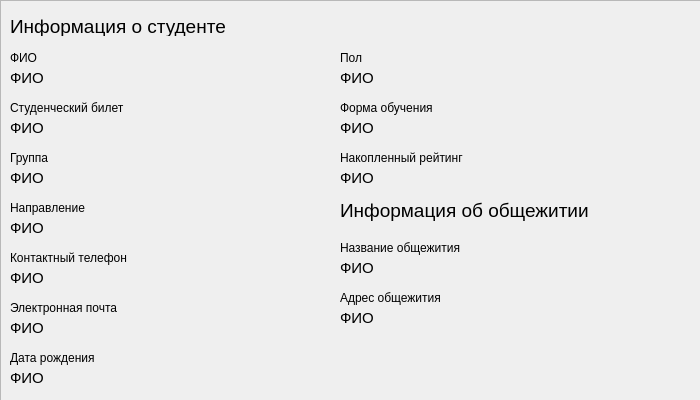
<?xml version="1.0" encoding="UTF-8"?>
<ui version="4.0">
 <class>StudentAccount</class>
 <widget class="QWidget" name="StudentAccount">
  <property name="geometry">
   <rect>
    <x>0</x>
    <y>0</y>
    <width>700</width>
    <height>400</height>
   </rect>
  </property>
  <property name="minimumSize">
   <size>
    <width>700</width>
    <height>400</height>
   </size>
  </property>
  <property name="maximumSize">
   <size>
    <width>700</width>
    <height>400</height>
   </size>
  </property>
  <property name="windowTitle">
   <string>Form</string>
  </property>
  <widget class="QFrame" name="frame">
   <property name="geometry">
    <rect>
     <x>0</x>
     <y>0</y>
     <width>721</width>
     <height>421</height>
    </rect>
   </property>
   <property name="frameShape">
    <enum>QFrame::StyledPanel</enum>
   </property>
   <property name="frameShadow">
    <enum>QFrame::Raised</enum>
   </property>
   <widget class="QLabel" name="label">
    <property name="geometry">
     <rect>
      <x>10</x>
      <y>50</y>
      <width>49</width>
      <height>16</height>
     </rect>
    </property>
    <property name="text">
     <string>ФИО</string>
    </property>
   </widget>
   <widget class="QLabel" name="student_fullname">
    <property name="geometry">
     <rect>
      <x>10</x>
      <y>70</y>
      <width>49</width>
      <height>16</height>
     </rect>
    </property>
    <property name="font">
     <font>
      <pointsize>11</pointsize>
     </font>
    </property>
    <property name="text">
     <string>ФИО</string>
    </property>
   </widget>
   <widget class="QLabel" name="student_card_number">
    <property name="geometry">
     <rect>
      <x>10</x>
      <y>120</y>
      <width>49</width>
      <height>16</height>
     </rect>
    </property>
    <property name="font">
     <font>
      <pointsize>11</pointsize>
     </font>
    </property>
    <property name="text">
     <string>ФИО</string>
    </property>
   </widget>
   <widget class="QLabel" name="label_2">
    <property name="geometry">
     <rect>
      <x>10</x>
      <y>100</y>
      <width>141</width>
      <height>16</height>
     </rect>
    </property>
    <property name="text">
     <string>Студенческий билет</string>
    </property>
   </widget>
   <widget class="QLabel" name="study_group_number">
    <property name="geometry">
     <rect>
      <x>10</x>
      <y>170</y>
      <width>49</width>
      <height>16</height>
     </rect>
    </property>
    <property name="font">
     <font>
      <pointsize>11</pointsize>
     </font>
    </property>
    <property name="text">
     <string>ФИО</string>
    </property>
   </widget>
   <widget class="QLabel" name="label_3">
    <property name="geometry">
     <rect>
      <x>10</x>
      <y>150</y>
      <width>101</width>
      <height>16</height>
     </rect>
    </property>
    <property name="text">
     <string>Группа</string>
    </property>
   </widget>
   <widget class="QLabel" name="direction_training_name">
    <property name="geometry">
     <rect>
      <x>10</x>
      <y>220</y>
      <width>49</width>
      <height>16</height>
     </rect>
    </property>
    <property name="font">
     <font>
      <pointsize>11</pointsize>
     </font>
    </property>
    <property name="text">
     <string>ФИО</string>
    </property>
   </widget>
   <widget class="QLabel" name="label_4">
    <property name="geometry">
     <rect>
      <x>10</x>
      <y>200</y>
      <width>121</width>
      <height>16</height>
     </rect>
    </property>
    <property name="text">
     <string>Направление</string>
    </property>
   </widget>
   <widget class="QLabel" name="label_5">
    <property name="geometry">
     <rect>
      <x>10</x>
      <y>250</y>
      <width>141</width>
      <height>16</height>
     </rect>
    </property>
    <property name="text">
     <string>Контактный телефон</string>
    </property>
   </widget>
   <widget class="QLabel" name="student_phone">
    <property name="geometry">
     <rect>
      <x>10</x>
      <y>270</y>
      <width>49</width>
      <height>16</height>
     </rect>
    </property>
    <property name="font">
     <font>
      <pointsize>11</pointsize>
     </font>
    </property>
    <property name="text">
     <string>ФИО</string>
    </property>
   </widget>
   <widget class="QLabel" name="label_6">
    <property name="geometry">
     <rect>
      <x>10</x>
      <y>300</y>
      <width>151</width>
      <height>16</height>
     </rect>
    </property>
    <property name="text">
     <string>Электронная почта</string>
    </property>
   </widget>
   <widget class="QLabel" name="student_email">
    <property name="geometry">
     <rect>
      <x>10</x>
      <y>320</y>
      <width>49</width>
      <height>16</height>
     </rect>
    </property>
    <property name="font">
     <font>
      <pointsize>11</pointsize>
     </font>
    </property>
    <property name="text">
     <string>ФИО</string>
    </property>
   </widget>
   <widget class="QLabel" name="label_7">
    <property name="geometry">
     <rect>
      <x>10</x>
      <y>350</y>
      <width>131</width>
      <height>16</height>
     </rect>
    </property>
    <property name="text">
     <string>Дата рождения</string>
    </property>
   </widget>
   <widget class="QLabel" name="student_birthdate">
    <property name="geometry">
     <rect>
      <x>10</x>
      <y>370</y>
      <width>49</width>
      <height>16</height>
     </rect>
    </property>
    <property name="font">
     <font>
      <pointsize>11</pointsize>
     </font>
    </property>
    <property name="text">
     <string>ФИО</string>
    </property>
   </widget>
   <widget class="QLabel" name="student_gender">
    <property name="geometry">
     <rect>
      <x>340</x>
      <y>70</y>
      <width>49</width>
      <height>16</height>
     </rect>
    </property>
    <property name="font">
     <font>
      <pointsize>11</pointsize>
     </font>
    </property>
    <property name="text">
     <string>ФИО</string>
    </property>
   </widget>
   <widget class="QLabel" name="label_8">
    <property name="geometry">
     <rect>
      <x>340</x>
      <y>50</y>
      <width>49</width>
      <height>16</height>
     </rect>
    </property>
    <property name="text">
     <string>Пол</string>
    </property>
   </widget>
   <widget class="QLabel" name="student_study_form">
    <property name="geometry">
     <rect>
      <x>340</x>
      <y>120</y>
      <width>49</width>
      <height>16</height>
     </rect>
    </property>
    <property name="font">
     <font>
      <pointsize>11</pointsize>
     </font>
    </property>
    <property name="text">
     <string>ФИО</string>
    </property>
   </widget>
   <widget class="QLabel" name="label_9">
    <property name="geometry">
     <rect>
      <x>340</x>
      <y>100</y>
      <width>121</width>
      <height>16</height>
     </rect>
    </property>
    <property name="text">
     <string>Форма обучения</string>
    </property>
   </widget>
   <widget class="QLabel" name="student_accumulated_rating">
    <property name="geometry">
     <rect>
      <x>340</x>
      <y>170</y>
      <width>49</width>
      <height>16</height>
     </rect>
    </property>
    <property name="font">
     <font>
      <pointsize>11</pointsize>
     </font>
    </property>
    <property name="text">
     <string>ФИО</string>
    </property>
   </widget>
   <widget class="QLabel" name="label_10">
    <property name="geometry">
     <rect>
      <x>340</x>
      <y>150</y>
      <width>151</width>
      <height>16</height>
     </rect>
    </property>
    <property name="text">
     <string>Накопленный рейтинг</string>
    </property>
   </widget>
   <widget class="QLabel" name="label_11">
    <property name="geometry">
     <rect>
      <x>10</x>
      <y>16</y>
      <width>221</width>
      <height>20</height>
     </rect>
    </property>
    <property name="font">
     <font>
      <pointsize>14</pointsize>
     </font>
    </property>
    <property name="text">
     <string>Информация о студенте</string>
    </property>
   </widget>
   <widget class="QLabel" name="label_12">
    <property name="geometry">
     <rect>
      <x>340</x>
      <y>200</y>
      <width>261</width>
      <height>21</height>
     </rect>
    </property>
    <property name="font">
     <font>
      <pointsize>14</pointsize>
     </font>
    </property>
    <property name="text">
     <string>Информация об общежитии</string>
    </property>
   </widget>
   <widget class="QLabel" name="label_13">
    <property name="geometry">
     <rect>
      <x>340</x>
      <y>240</y>
      <width>171</width>
      <height>16</height>
     </rect>
    </property>
    <property name="text">
     <string>Название общежития</string>
    </property>
   </widget>
   <widget class="QLabel" name="hostel_name">
    <property name="geometry">
     <rect>
      <x>340</x>
      <y>260</y>
      <width>49</width>
      <height>16</height>
     </rect>
    </property>
    <property name="font">
     <font>
      <pointsize>11</pointsize>
     </font>
    </property>
    <property name="text">
     <string>ФИО</string>
    </property>
   </widget>
   <widget class="QLabel" name="label_14">
    <property name="geometry">
     <rect>
      <x>340</x>
      <y>290</y>
      <width>161</width>
      <height>16</height>
     </rect>
    </property>
    <property name="text">
     <string>Адрес общежития</string>
    </property>
   </widget>
   <widget class="QLabel" name="hostel_address">
    <property name="geometry">
     <rect>
      <x>340</x>
      <y>310</y>
      <width>49</width>
      <height>16</height>
     </rect>
    </property>
    <property name="font">
     <font>
      <pointsize>11</pointsize>
     </font>
    </property>
    <property name="text">
     <string>ФИО</string>
    </property>
   </widget>
  </widget>
 </widget>
 <resources/>
 <connections/>
</ui>
